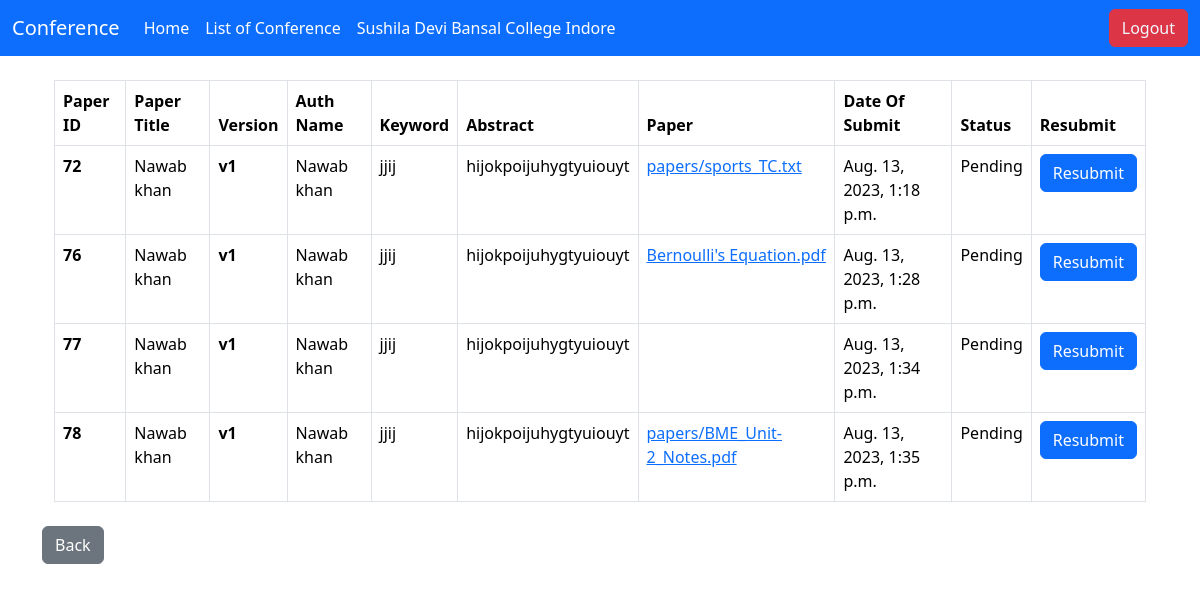
The app's page /singup/success/list-of-Papers/4/ (signed in), older data.
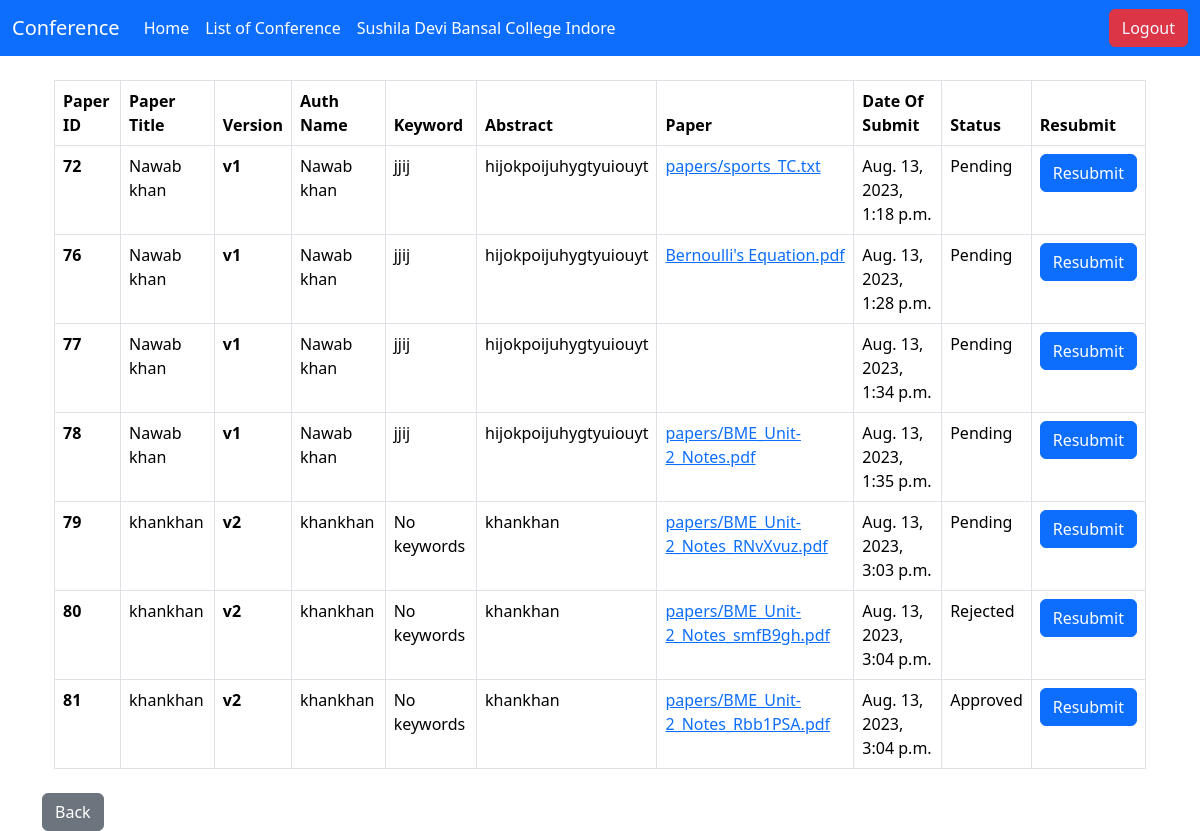
The same page, newer data.
### singup/models.py (models this page shows, shortened)
class paper(models.Model):
     user = models.ForeignKey(CustomUser, on_delete=models.CASCADE, default=None)
     title_paper=models.CharField(max_length=70)
     Auth_name=models.CharField(max_length=70)
     paper_description=models.CharField(max_length=500)
     paper_upload=models.FileField(upload_to='papers/')
     start_date=models.DateTimeField(default=timezone.now)
     STATUS_CHOICES = (
        ('pending', 'Pending'),
        ('approved', 'Approved'),
        ('rejected', 'Rejected'),
        )
     status = models.CharField(max_length=10, choices=STATUS_CHOICES, default='pending')
     has_uploaded_paper = models.BooleanField(default=False)
     conference = models.ForeignKey(
        conference,
        on_delete=models.CASCADE,
        default=None,
        null=True,
        related_name='papers'
    )
     Auth_email = models.EmailField(default='example@example.com')
     Auth_affiliation = models.CharField(max_length=100, default='No affiliation')
     Auth_mobile = models.CharField(max_length=20, default='N/A')
     corresponding_auth_name = models.CharField(max_length=100, default='Unknown')
     corresponding_auth_email = models.EmailField(default='corresponding@example.com')
     corresponding_auth_affiliation = models.CharField(max_length=100, default='No affiliation')
     corresponding_auth_mobile = models.CharField(max_length=20, default='N/A')
     other_auth_name = models.CharField(max_length=100, default='Unknown')
     other_auth_email = models.CharField(max_length=150,default='other@example.com')
     other_auth_affiliation = models.CharField(max_length=100, default='No affiliation')
     other_auth_mobile = models.CharField(max_length=20, default='N/A')
     paper_keyword = models.CharField(max_length=100, default='No keywords')
     version = models.PositiveIntegerField(default=1)

### singup/views.py (the view)
# urls.py: path('success/list-of-Papers/<int:conf_id>/',views.list_of_paper,name="list_of_paper"),
def list_of_paper(request,conf_id):
    if request.user.is_authenticated:
        user = request.user
        context={
            'papers_uploaded':paper.objects.filter(user=user,conference_id=conf_id)
        }
        return render(request, 'singup/list_of_paper.html',context)
    else:
        return render(request, 'singup/singIn.html')

### singup/templates/singup/list_of_paper.html (shortened to what this page needs)
{% extends 'singup/base.html' %}
{% block body %}
<div class="container">
     {% if papers_uploaded %}
          <div class="container my-4 ">
               <table class="table table-bordered">
                    <thead class="thead-dark">
                    <tr>
                    <th scope="col">Paper ID</th>
                    <th scope="col">Paper Title</th>
                    <th scope="col">Version</th>
                    <th scope="col">Auth Name</th>
                    <th scope="col">Keyword</th>
                    <th scope="col">Abstract</th>
                    <th scope="col">Paper </th>
                    <th scope="col">Date Of Submit</th>
                    <th scope="col">Status</th>
                    <th scope="col">Resubmit</th>
                    </tr>
                    </thead>
                    <tbody>
                    {% for paper in papers_uploaded %}
                    <tr>
                    <th scope="row">{{paper.id}}</th>
                    <td>{{paper.title_paper}}</td>
                    <th>v{{paper.version}}</th>
                    <td>{{paper.Auth_name}}</td>
                    <td>{{paper.paper_keyword}}</td>
                    <td>{{paper.paper_description}}</td>
                    <td><a href="/media/{{paper.paper_upload}}  ">{{paper.paper_upload}}</a> </td>
                    <td>{{paper.start_date}}</td>
                    <td style="text-transform: capitalize;" >{{paper.status}}</td>
                    <td><a href="{% url 'resubmit' paper_id=paper.id %}"><button class="btn btn-primary">Resubmit</button></a></td>
                    </tr>
                    {% endfor%}
                    </tbody>
               </table>
          </div>
     {% else %}
          <h4 class="my-4" style="text-align: center;color: red;" >No Paper Submitted In This Conference </h4>
     {% endif %}
     <div class="mt-4">
          <a class="btn btn-secondary" href="../../">Back</a>
      </div>
</div>
{% endblock body %}

### singup/templates/singup/base.html (shortened to what this page needs)
<!DOCTYPE html>
<html lang="en">
<head>
     <link href="https://cdn.jsdelivr.net/npm/bootstrap@5.3.1/dist/css/bootstrap.min.css" rel="stylesheet"
 />
</head>
<body>
     <nav class="navbar navbar-expand-lg bg-primary ">
          <div class="container-fluid  ">
               <a class="navbar-brand" style="color: white;" href="#">Conference</a>
               <div class="collapse navbar-collapse" id="navbarSupportedContent">
                    <ul class="navbar-nav me-auto mb-2 mb-lg-0">
                         <li class="nav-item">
                              <a class="nav-link active" style="color: white;" aria-current="page" href="/singup/success/">Home</a>
                         </li>
                         <li class="nav-item">
                              <a class="nav-link" style="color: white;" href="/singup/success/list-of-conference/">List of Conference</a>
                         </li>
                         <li class="nav-item">
                              <a class="nav-link" style="color: white;" href="#http://sdbc.ac.in/">Sushila Devi Bansal
                                   College
                                   Indore </a>
                         </li>
               </div>
               <div class="d-flex">
                    <button type="submit" class="btn btn-danger"><a style="text-decoration: none;color: aliceblue;"
                              href="/singup/success/logout/">Logout</a></button>
               </div>
          </div>
     </nav>
     {% block body %}{% endblock body %}
</body>
</html>

Row changes from the older to the newer data that the page shows:
added paper: id "79", title_paper "khankhan", version "2", Auth_name "khankhan", paper_keyword "No keywords", paper_description "khankhan", paper_upload "papers/BME_Unit-2_Notes_RNvXvuz.pdf", start_date "Aug. 13, 2023, 3:03 p.m.", status "Pending"
added paper: id "80", title_paper "khankhan", version "2", Auth_name "khankhan", paper_keyword "No keywords", paper_description "khankhan", paper_upload "papers/BME_Unit-2_Notes_smfB9gh.pdf", start_date "Aug. 13, 2023, 3:04 p.m.", status "Rejected"
added paper: id "81", title_paper "khankhan", version "2", Auth_name "khankhan", paper_keyword "No keywords", paper_description "khankhan", paper_upload "papers/BME_Unit-2_Notes_Rbb1PSA.pdf", start_date "Aug. 13, 2023, 3:04 p.m.", status "Approved"
